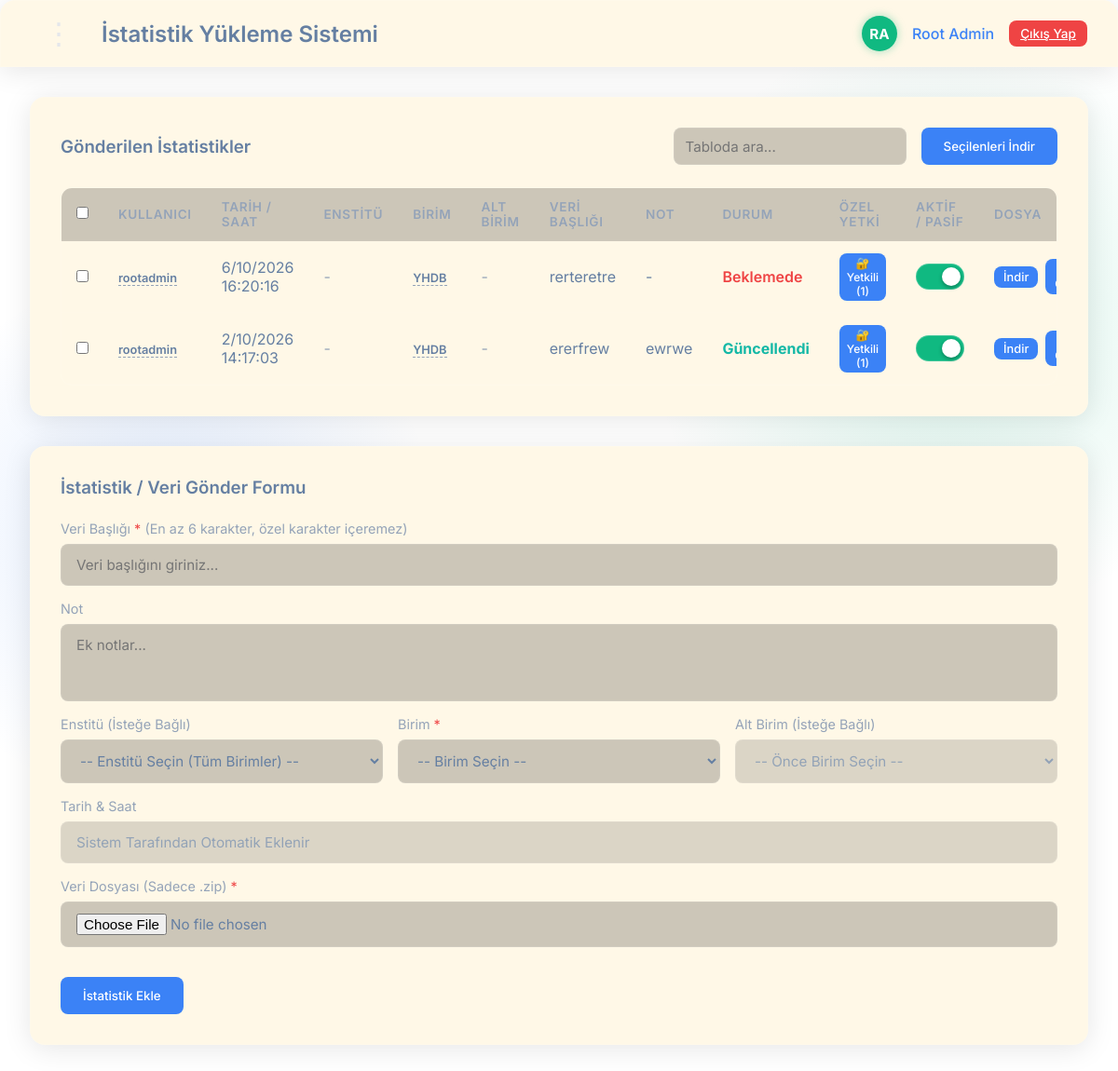
The app's page /statistics (signed in) with its own data.
### tables this page shows
CREATE TABLE users (
            id INTEGER PRIMARY KEY AUTOINCREMENT,
            username TEXT UNIQUE NOT NULL,
            password TEXT NOT NULL,
            email TEXT,
            role TEXT NOT NULL, -- rootadmin, admin, user
            unit_id INTEGER,
            is_active BOOLEAN DEFAULT 1, sub_unit_id INTEGER REFERENCES sub_units(id), full_name TEXT, reset_token TEXT, reset_token_expires TIMESTAMP,
            FOREIGN KEY (unit_id) REFERENCES units (id)
        );

CREATE TABLE data_entries (
            id INTEGER PRIMARY KEY AUTOINCREMENT,
            user_id INTEGER NOT NULL,
            unit_id INTEGER NOT NULL,
            day INTEGER NOT NULL,
            month INTEGER NOT NULL,
            year INTEGER NOT NULL,
            time TEXT NOT NULL,
            title TEXT NOT NULL,
            note TEXT,
            file_path TEXT,
            special_auth BOOLEAN DEFAULT 0,
            created_at TIMESTAMP DEFAULT CURRENT_TIMESTAMP, sub_unit_id INTEGER REFERENCES sub_units(id), status TEXT DEFAULT 'beklemede', request_note TEXT, file_hash TEXT, approval_status TEXT DEFAULT 'pending', rejection_reason TEXT, is_active BOOLEAN DEFAULT 1, updated_file_path TEXT, updated_file_hash TEXT, updated_by TEXT, updated_at TIMESTAMP,
            FOREIGN KEY (user_id) REFERENCES users (id),
            FOREIGN KEY (unit_id) REFERENCES units (id)
        );

CREATE TABLE units (
            id INTEGER PRIMARY KEY AUTOINCREMENT,
            code TEXT UNIQUE NOT NULL,
            name TEXT NOT NULL
        , is_active BOOLEAN DEFAULT 1, institute_id INTEGER REFERENCES institutes(id));

### app.py (the view)
@app.route('/statistics', methods=['GET'])
@login_required
@role_required('rootadmin', 'admin')
def statistics():
    conn = get_db_connection()
    data_list = get_filtered_data_entries(
        current_user,
        include_passive=(current_user.role == 'rootadmin'),
        uploader_role='rootadmin'   # ← SADECE ROOTADMIN'İN YÜKLEDİKLERİ
    )
    admin_unit = None
    admin_sub_unit = None
    if current_user.role == 'admin':
        if current_user.unit_id:
            admin_unit = conn.execute('SELECT * FROM units WHERE id = ?', (current_user.unit_id,)).fetchone()
        if current_user.sub_unit_id:
            admin_sub_unit = conn.execute('SELECT * FROM sub_units WHERE id = ?', (current_user.sub_unit_id,)).fetchone()
    units_list = conn.execute('SELECT * FROM units WHERE is_active = 1 ORDER BY name ASC').fetchall()
    institutes_list = conn.execute('SELECT * FROM institutes WHERE is_active = 1 ORDER BY name ASC').fetchall()
    conn.close()
    return render_template('statistics.html', user=current_user, data=data_list, units=units_list,
                           institutes=institutes_list,
                           admin_unit=admin_unit, admin_sub_unit=admin_sub_unit)

### templates/statistics.html (shortened to what this page needs)
{% extends "base.html" %}
{% block content %}
<div class="flex-col gap-4">
    <div class="glass-panel" style="padding: 2rem;">
        <div class="flex items-center justify-between" style="margin-bottom: 1.5rem;">
            <h3>Gönderilen İstatistikler</h3>
            <div class="flex gap-4">
                <input type="text" id="searchInput" class="glass-input" placeholder="Tabloda ara..."
                    style="width: 250px; padding: 8px 12px;">
                <button class="glass-btn" id="downloadSelectedBtn">Seçilenleri İndir</button>
            </div>
        </div>
        <div class="glass-table-container">
            <table class="glass-table" id="dataTable">
                <thead>
                    <tr>
                        <th style="width: 40px;"><input type="checkbox" id="selectAll"></th>
                        <th>Kullanıcı</th>
                        <th>Tarih / Saat</th>
                        <th>Enstitü</th>
                        <th>Birim</th>
                        <th>Alt Birim</th>
                        <th>Veri Başlığı</th>
                        <th>Not</th>
                        {% if current_user.role in ['admin', 'rootadmin'] %}
                        <th>Durum</th>
                        {% endif %}
                        {% if current_user.role == 'rootadmin' %}
                        <th>Özel Yetki</th>
                        <th>Aktif / Pasif</th>
                        {% endif %}
                        <th>Dosya</th>
                    </tr>
                </thead>
                <tbody>
                    {% for d in data %}
                    <tr style="{% if d.is_active == 0 %}opacity: 0.45;{% endif %}">
                        <td>
                            {% if d.file_path %}
                            <input type="checkbox" class="row-checkbox"
                                data-file="{{ url_for('download_file', data_id=d.id) }}" >
                            {% endif %}
                        </td>
                        <td>
                            <span class="code-tooltip" data-tooltip="{{ d.user_full_name or d.user }}">{{ d.user
                                }}</span>
                        </td>
                        <td>{{ d.day }}/{{ d.month }}/{{ d.year }} {{ d.time }}</td>
                        <td>
                            {% if d.institute_code %}
                            <span class="code-tooltip" data-tooltip="{{ d.institute }}">{{ d.institute_code }}</span>
                            {% else %}
                            <span style="color: var(--text-muted);">-</span>
                            {% endif %}
                        </td>
                        <td>
                            {% if d.unit_code %}
                            <span class="code-tooltip" data-tooltip="{{ d.unit }}">{{ d.unit_code }}</span>
                            {% else %}
                            <span style="color: var(--text-muted);">-</span>
                            {% endif %}
                        </td>
                        <td>
                            {% if d.sub_unit_code %}
                            <span class="code-tooltip" data-tooltip="{{ d.sub_unit }}">{{ d.sub_unit_code }}</span>
                            {% else %}
                            <span style="color: var(--text-muted);">-</span>
                            {% endif %}
                        </td>
                        <td>{{ d.title }}</td>
                        <td>{{ d.note or '-' }}</td>
                        {% if current_user.role in ['admin', 'rootadmin'] %}
                        <td>
                            {% if d.updated_at %}
                            <span style="color: #14b8a6; font-weight: 700;">Güncellendi</span>
                            {% elif d.status == 'indirildi' %}
                            <span style="color: #22c55e; font-weight: 600;">İndirildi</span>
                            {% else %}
                            <span style="color: #ef4444; font-weight: 600;">Beklemede</span>
                            {% endif %}
                        </td>
                        {% endif %}
                        {% if current_user.role == 'rootadmin' %}
                        <td>
                            {% if d.is_active == 0 %}
                            <button class="glass-btn" disabled
                                style="padding: 3px 8px; font-size: 0.75rem; opacity: 0.4; cursor: not-allowed;">
                                🔒 Kilitli
                            </button>
                            {% else %}
                            <button type="button" class="glass-btn special-auth-btn"
                                style="padding: 3px 8px; font-size: 0.75rem;" data-id="{{ d.id }}"
                                data-title="{{ d.title }}" data-auth="{{ d.special_auth or '' }}">
                                🔐 {% if d.special_auth %}Yetkili ({{ d.special_auth.split(',') | length }}){% else
                                %}Yetki Ver{% endif %}
                            </button>
                            {% endif %}
                        </td>
                        <td>
                            <div class="toggle-container">
                                <label class="switch">
                                    <span class="slider"></span>
                                </label>
                            </div>
                        </td>
                        {% endif %}
                        <td>
                            {% if d.file_path and (d.is_active is none or d.is_active) %}
                            <div class="flex gap-2" style="align-items: center;">
                                <a href="{{ url_for('download_file', data_id=d.id) }}" class="glass-btn"
                                    style="padding: 4px 10px; font-size: 0.8rem; text-decoration: none;">İndir</a>
                                {% if current_user.role == 'rootadmin' %}
                                <button type="button" class="glass-btn update-file-btn"
                                    style="padding: 4px 10px; font-size: 0.75rem;" data-id="{{ d.id }}"
                                    data-title="{{ d.title }}" data-updated-by="{{ d.updated_by or '' }}"
                                    data-updated-at="{{ d.updated_at or '' }}">
                                </button>
                                {% endif %}
                            </div>
                            {% elif d.file_path %}
                            <span style="color: var(--danger); font-weight: 700; font-size: 0.85rem;">🔒</span>
                            {% else %}
                            <span style="color: var(--text-muted)">Yok</span>
                            {% endif %}
                        </td>
                    </tr>
                    {% else %}
                    <tr>
                        <td colspan="{% if current_user.role == 'rootadmin' %}12{% else %}10{% endif %}"
                            style="text-align: center; color: var(--text-muted);">Henüz veri bulunmuyor.</td>
                    </tr>
                    {% endfor %}
                </tbody>
            </table>
        </div>
    </div>
    {% if current_user.role == 'rootadmin' %}
    <div class="glass-panel" style="padding: 2rem; margin-top: 1rem;">
        <h3 style="margin-bottom: 1.5rem;">İstatistik / Veri Gönder Formu</h3>
        <form method="POST" action="{{ url_for('upload') }}" enctype="multipart/form-data" class="flex-col gap-4"
            onsubmit="let b=this.querySelector('button[type=submit]'); b.disabled=true; b.innerText='Gönderiliyor...';">
            <div class="flex-col gap-2">
                <label for="title" style="font-size: 0.9rem; color: var(--text-muted);">
                    Veri Başlığı <span style="color:var(--danger)">*</span> (En az 6 karakter, özel karakter içeremez)
                </label>
                <input type="text" id="title" name="title" class="glass-input" minlength="6" required autocomplete="off"
                    pattern="[a-zA-Z0-9çÇğĞıİöÖşŞüÜ\s]{6,}"
                    title="Veri başlığı en az 6 karakter olmalı ve özel karakter içermemelidir."
                    placeholder="Veri başlığını giriniz...">
            </div>
            <div class="flex-col gap-2">
                <label for="note" style="font-size: 0.9rem; color: var(--text-muted);">Not</label>
                <textarea id="note" name="note" class="glass-input" rows="3" placeholder="Ek notlar..."
                    style="resize: none;"></textarea>
            </div>
            <div class="flex gap-4">
                <div class="flex-col gap-2" style="flex: 1;">
                    <label for="institute_id" style="font-size: 0.9rem; color: var(--text-muted);">Enstitü (İsteğe
                        Bağlı)</label>
                    <select id="institute_id" class="glass-input">
                        <option value="" style="color:#000">-- Enstitü Seçin (Tüm Birimler) --</option>
                    </select>
                </div>
                <div class="flex-col gap-2" style="flex: 1;">
                    <label for="unit_id" style="font-size: 0.9rem; color: var(--text-muted);">Birim <span
                            style="color:var(--danger)">*</span></label>
                    <select id="unit_id" name="unit_id" class="glass-input" required>
                        <option value="" style="color:#000">-- Birim Seçin --</option>
                    </select>
                </div>
                <div class="flex-col gap-2" style="flex: 1;">
                    <label for="sub_unit_id" style="font-size: 0.9rem; color: var(--text-muted);">Alt Birim (İsteğe
                        Bağlı)</label>
                    <select id="sub_unit_id" name="sub_unit_id" class="glass-input" disabled>
                        <option value="" style="color:#000">-- Önce Birim Seçin --</option>
                    </select>
                </div>
            </div>
            <div class="flex-col gap-2">
                <label style="font-size: 0.9rem; color: var(--text-muted);">Tarih & Saat</label>
                <input type="text" class="glass-input" value="Sistem Tarafından Otomatik Eklenir" disabled
                    style="opacity: 0.7; cursor: not-allowed;">
            </div>
            <div class="flex-col gap-2">
                <label for="file" style="font-size: 0.9rem; color: var(--text-muted);">Veri Dosyası (Sadece .zip) <span
                        style="color:var(--danger)">*</span></label>
                <input type="file" id="file" name="file" class="glass-input" required
                    accept=".zip,application/zip,application/x-zip-compressed">
            </div>
            <button type="submit" class="glass-btn mt-4" style="width: max-content;">İstatistik Ekle</button>
        </form>
    </div>
    {% endif %}
</div>
{% endblock %}

### templates/base.html (shortened to what this page needs)
<!DOCTYPE html>
<html lang="tr">
<head>
    <link rel="stylesheet" href="{{ url_for('static', filename='css/style.css') }}">
</head>
<body>
    {% if current_user.is_authenticated %}
    <nav class="glass-panel navbar">
        <div class="flex items-center gap-4">
            <div class="menu-dropdown">
                <button class="menu-btn" id="menuToggleBtn" title="Menüyü Aç/Kapat">&#8942;</button>
            </div>
            <div class="logo">
                <h2>İstatistik Yükleme Sistemi</h2>
            </div>
        </div>
        <div class="flex items-center gap-4">
            <div class="user-avatar-circle" id="userAvatarBtn" title="Profil & Şifre Değiştir">
                {{ current_user.initials }}
            </div>
            <span style="color: var(--primary); font-weight: 500;">
                {{ current_user.full_name or current_user.username }}
            </span>
            <a href="{{ url_for('logout') }}" class="glass-btn glass-btn-danger"
                style="padding: 6px 12px; font-size: 0.85rem;">Çıkış Yap</a>
        </div>
    </nav>
    {% endif %}
    <main class="container">
        {% block content %}{% endblock %}
    </main>
</body>
</html>

### records on screen
users: full_name "Root Admin"
data_entries: user "rootadmin", day "6", month "10", year "2026", time "16:20:16", unit_code "YHDB", title "rerteretre", note "-", status "Beklemede", special_auth.split|length "1"
data_entries: user "rootadmin", day "2", month "10", year "2026", time "14:17:03", unit_code "YHDB", title "ererfrew", note "ewrwe", shows "Güncellendi", special_auth.split|length "1"

### other values on screen
{{ current_user.initials }} "RA"
